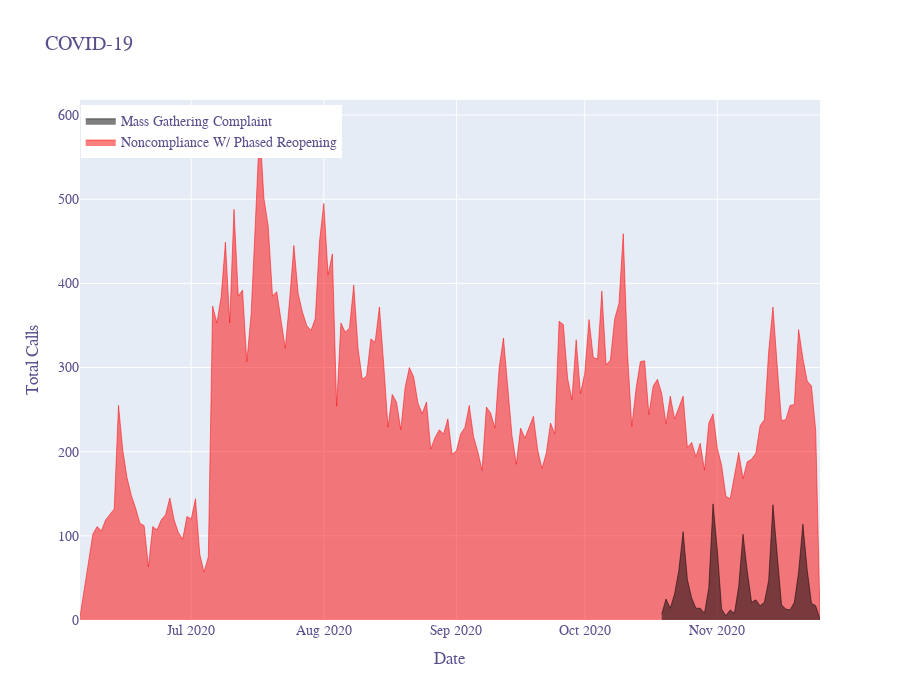

The notebook cell this image was saved under:
### Code cell
#create and show area plot for COVID-related complaints
covid_fig = go.Figure()


covid_fig.add_trace(go.Scatter(
    x=noncompliance.index, y=noncompliance['Noncompliance With Phased Reopening'],
    hoverinfo='x+y',
    mode='lines',
    line=dict(width=0.5, color='#FF0000'), name='Noncompliance W/ Phased Reopening',
    stackgroup='one' 
))

covid_fig.add_trace(go.Scatter(
    x=mgc.index, y=mgc['Mass Gathering Complaint'],
    hoverinfo='x+y',
    mode='lines',
    line=dict(width=0.5, color='#000000'), name="Mass Gathering Complaint",
    stackgroup='two'
))
    

covid_fig.update_layout(legend=dict(
    yanchor="top",
    y=0.99,
    xanchor="left",
    x=0.001
))


covid_fig.update_layout(title="COVID-19", height=700,
                  xaxis_title="Date",
                  yaxis_title="Total Calls", 

font=dict(family="silom",
          size=14, color="#58508d"))

covid_fig.show()

### Figure 1 — Plotly figure (JSON) as saved in the notebook; plotly's stock layout.template omitted (floating-point values rounded to 4 significant figures; data arrays with more than 128 entries replaced by an {"elided": "..."} marker saying what was removed)
{"data": [{"name": "Noncompliance W/ Phased Reopening", "stackgroup": "one", "mode": "lines", "hoverinfo": "x+y", "y": {"elided": "172 int values"}, "x": {"elided": "172 str values"}, "line": {"color": "#FF0000", "width": 0.5}, "type": "scatter"}, {"name": "Mass Gathering Complaint", "stackgroup": "two", "mode": "lines", "hoverinfo": "x+y", "y": [31, 48, 138, 83, 58, 57, 17, 25, 5, 137, 79, 114, 7, 59, 38, 40, 21, 47, 60, 20, 105, 8, 102, 17, 21, 14, 26, 14, 12, 21, 14, 18, 13, 24, 1, 8, 12, 13], "x": ["2020-10-22", "2020-10-25", "2020-10-31", "2020-11-01", "2020-11-08", "2020-11-20", "2020-11-24", "2020-10-20", "2020-11-03", "2020-11-14", "2020-11-15", "2020-11-21", "2020-10-19", "2020-10-23", "2020-10-30", "2020-11-06", "2020-11-12", "2020-11-13", "2020-11-22", "2020-11-23", "2020-10-24", "2020-10-29", "2020-11-07", "2020-11-11", "2020-11-19", "2020-10-21", "2020-10-26", "2020-10-28", "2020-11-04", "2020-11-09", "2020-10-27", "2020-11-16", "2020-11-17", "2020-11-10", "2020-11-25", "2020-11-05", "2020-11-18", "2020-11-02"], "line": {"color": "#000000", "width": 0.5}, "type": "scatter"}], "layout": {"title": {"text": "COVID-19"}, "yaxis": {"title": {"text": "Total Calls"}}, "height": 700, "xaxis": {"title": {"text": "Date"}}, "font": {"color": "#58508d", "family": "silom", "size": 14}, "legend": {"y": 0.99, "x": 0.001, "xanchor": "left", "yanchor": "top"}}}
